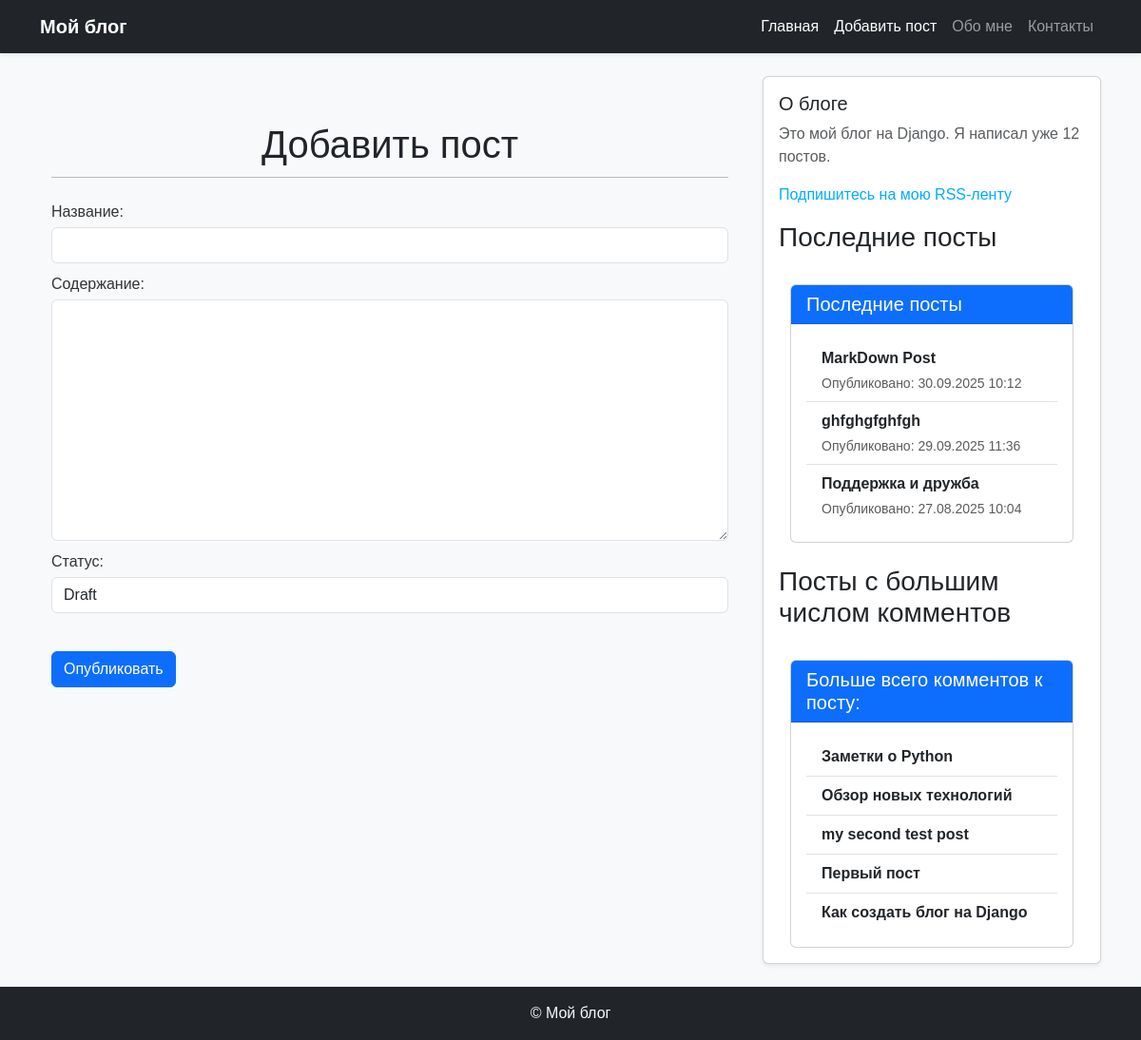
The app's page /blog/post/create/ with its own data.
### blog/models.py (models this page shows, shortened)
class Post(models.Model):
    class Status(models.TextChoices):
        DRAFT = 'DF', 'Draft'
        PUBLISHED = 'PB', 'Published'
    title = models.CharField(max_length=50, verbose_name='название')
    slug = models.SlugField(max_length=50, unique_for_date='publish', verbose_name='слаг')
    body = models.TextField(verbose_name='содержание')
    publish = models.DateTimeField(default=timezone.now, verbose_name='дата публикации')
    created = models.DateTimeField(auto_now_add=True, verbose_name='создан')
    updated = models.DateTimeField(auto_now=True, verbose_name='обновлен')
    status = models.CharField(max_length=2, choices=Status.choices, default=Status.DRAFT, verbose_name='статус')
    author = models.ForeignKey(User, on_delete=models.CASCADE, related_name='blog_posts', verbose_name='автор')
    objects = models.Manager()
    published = PublishManager()
    tags = TaggableManager()
    class Meta:
        ordering = ['-publish']
        verbose_name = 'пост'
        verbose_name_plural = 'посты'
        indexes = [
            models.Index(fields=['-publish']),
        ]
    def get_absolute_url(self):
        return reverse('blog:post_detail',
                       args=[
                            self.publish.year,
                            self.publish.month,
                            self.publish.day,
                            self.slug
                        ])

### blog/views.py (the view)
# urls.py: path('blog/post/create/', post_create, name='post_create'),
def post_create(request):
    if request.method == 'POST':
        form = PostForm(request.POST)
        if form.is_valid():
            post = form.save(commit=False)
            post.author = request.user
            if not post.slug:
                post.slug = slug_generator(post.title)
            post.save()
            return HttpResponseRedirect(reverse('blog:posts_list'))
    else:
        form = PostForm()
        return render(request, 'blog/post/post_create.html', {'title':'Создание поста', 'form': form})

### blog/forms.py
class PostForm(forms.ModelForm):
    class Meta:
        model = Post
        fields = ('title', 'body', 'status',)
        widgets = {
            'title': forms.TextInput(attrs={'class': 'form-control'}),
            'body': forms.Textarea(attrs={'class': 'form-control'}),
            'status': forms.Select(attrs={'class': 'form-control'}),
        }

### blog/models.py (called while the page is built)
    def get_queryset(self):
        return super().get_queryset().filter(status=Post.Status.PUBLISHED)

### blog/templatetags/blog_tags.py (called while the page is built)
@register.simple_tag
def total_posts():
    return Post.published.count()

@register.inclusion_tag('blog/post/latest_posts.html')
def show_latest_posts(count=5):
    latest_posts = Post.published.order_by('-publish')[:count]
    return {'latest_posts':latest_posts}

@register.simple_tag
def get_most_commented_posts(count=5):
    return Post.published.annotate(
        total_comments=Count('comments')
    ).order_by('-total_comments')[:count]

### blog/templates/blog/post/post_create.html (shortened to what this page needs)
{% extends 'blog/base.html' %}
{% block content %}
<div class="container mt-5">
    <h1 class="text-center mb-4">Добавить пост</h1>
    <form method="post">
        {{ form.as_p }}
        <br>
        <button type="submit" class="btn btn-primary">Опубликовать</button>
    </form>
</div>
{% endblock %}

### blog/templates/blog/base.html (shortened to what this page needs)
{% load blog_tags %}
{% load static %}
<!DOCTYPE html>
<html lang="ru">
<head>
  <link rel="stylesheet" href="https://cdn.jsdelivr.net/npm/bootstrap@5.3.2/dist/css/bootstrap.min.css">
  <link href="{% static 'css/blog.css' %}" rel="stylesheet">
</head>
<body class="bg-light">
  <nav class="navbar navbar-expand-lg navbar-dark bg-dark shadow-sm">
    <div class="container">
      <a class="navbar-brand fw-bold" href="{% url 'blog:posts_list' %}">Мой блог</a>
      <div class="collapse navbar-collapse" id="navbarContent">
        <ul class="navbar-nav ms-auto">
          <li class="nav-item"><a class="nav-link active" href="{% url 'blog:index' %}">Главная</a></li>
          <li class="nav-item"><a class="nav-link active" href="{% url 'blog:post_create' %}">Добавить пост</a></li>
          <li class="nav-item"><a class="nav-link" href="#">Обо мне</a></li>
          <li class="nav-item"><a class="nav-link" href="#">Контакты</a></li>
        </ul>
      </div>
    </div>
  </nav>
  <div class="container mt-4">
    <div class="row">
      <main class="col-md-8 mb-4">
        {% block content %}{% endblock %}
      </main>
      <aside class="col-md-4">
        <div class="card shadow-sm p-3">
          <h2 class="h5">О блоге</h2>
          <p class="text-muted">
            Это мой блог на Django.
            Я написал уже {% total_posts %} постов.
          </p>
          <p>
           <a href="{% url 'blog:post_feed' %}">
             Подпишитесь на мою RSS-ленту
           </a>
          </p>
          <h3>Последние посты</h3>
            {% show_latest_posts 3 %}
          <br>
          <h3>Посты с большим числом комментов</h3>
          <div class="container mt-4">
            <div class="card">
              <div class="card-header bg-primary text-white">
                <h5 class="mb-0">Больше всего комментов к посту:</h5>
              </div>
              {% get_most_commented_posts as most_commented_posts %}
              <div class="card-body">
                <ul class="list-group list-group-flush">
                  {% for post in most_commented_posts %}
                  <li class="list-group-item">
                    <a href="{{ post.get_absolute_url }}" class="text-decoration-none fw-bold text-dark">{{ post.title }}</a>
                  </li>
                  {% endfor %}
                </ul>
              </div>
            </div>
          </div>
        </div>
      </aside>
    </div>
  </div>
  <footer class="bg-dark text-light text-center py-3 mt-4">
    <p class="mb-0">&copy; {{ now|date:"Y" }} Мой блог</p>
  </footer>
</body>
</html>

### blog/templates/blog/post/latest_posts.html
<div class="container mt-4">
  <div class="card">
    <div class="card-header bg-primary text-white">
      <h5 class="mb-0">Последние посты</h5>
    </div>
    <div class="card-body">
      <ul class="list-group list-group-flush">
        {% for post in latest_posts %}
        <li class="list-group-item">
          <a href="{{ post.get_absolute_url }}" class="text-decoration-none fw-bold text-dark">
            {{ post.title }}
          </a>
          <div class="text-muted small mt-1">
            Опубликовано: {{ post.publish|date:"d.m.Y H:i" }}
          </div>
        </li>
        {% endfor %}
      </ul>
    </div>
  </div>
</div>

### blog/static/css/blog.css (style rules this page uses)
body { margin:0; padding:0; font-family:helvetica, sans-serif; }
a { color:#00abff; text-decoration:none; }
h1 { font-weight:normal; border-bottom:1px solid #bbb; padding:0 0 10px 0; }
h2 { font-weight:normal; margin:30px 0 0; }
label { float:left; clear:both; color:#333; margin-bottom:4px; }
input, textarea { clear:both; float:left; margin:0 0 10px; background:#ededed; border:0; padding:6px 10px; font-size:12px; }

### records on screen
Post: title "MarkDown Post", publish "30.09.2025 10:12"
Post: title "ghfghgfghfgh", publish "29.09.2025 11:36"
Post: title "Поддержка и дружба", publish "27.08.2025 10:04"
Post: title "Заметки о Python"
Post: title "Обзор новых технологий"
Post: title "my second test post"
Post: title "Первый пост"
Post: title "Как создать блог на Django"
